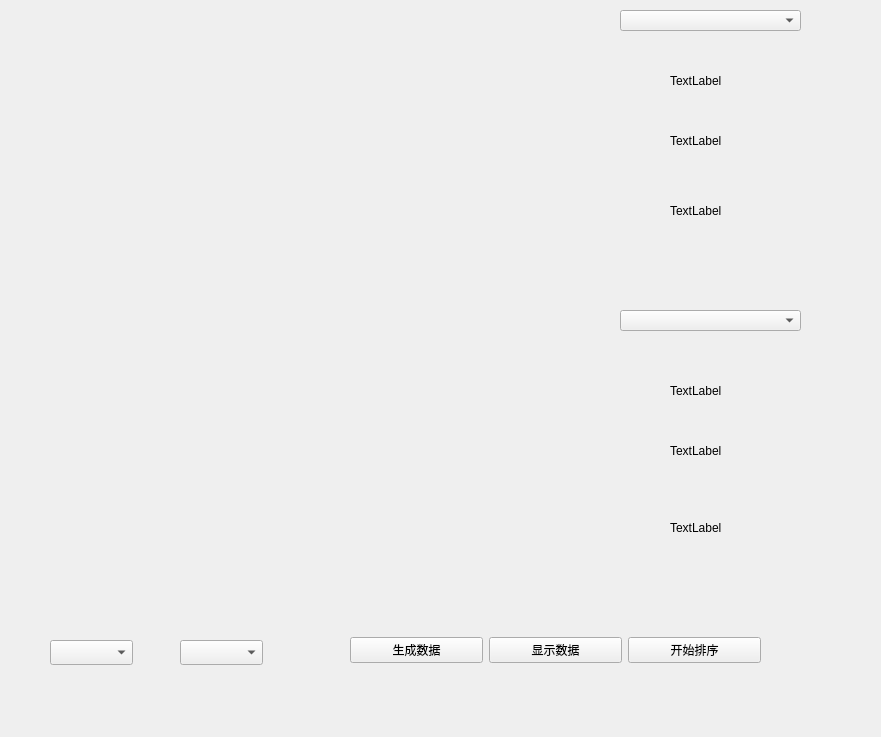
<?xml version="1.0" encoding="UTF-8"?>
<ui version="4.0">
 <class>Widget</class>
 <widget class="QWidget" name="Widget">
  <property name="geometry">
   <rect>
    <x>0</x>
    <y>0</y>
    <width>881</width>
    <height>737</height>
   </rect>
  </property>
  <property name="windowTitle">
   <string>Widget</string>
  </property>
  <widget class="QWidget" name="Hwidget_first" native="true">
   <property name="geometry">
    <rect>
     <x>10</x>
     <y>10</y>
     <width>571</width>
     <height>281</height>
    </rect>
   </property>
   <widget class="QWidget" name="horizontalLayoutWidget">
    <property name="geometry">
     <rect>
      <x>10</x>
      <y>0</y>
      <width>561</width>
      <height>281</height>
     </rect>
    </property>
    <layout class="QHBoxLayout" name="hLayout_first"/>
   </widget>
  </widget>
  <widget class="QWidget" name="Hwidget_second" native="true">
   <property name="geometry">
    <rect>
     <x>10</x>
     <y>310</y>
     <width>571</width>
     <height>281</height>
    </rect>
   </property>
   <widget class="QWidget" name="horizontalLayoutWidget_2">
    <property name="geometry">
     <rect>
      <x>10</x>
      <y>0</y>
      <width>561</width>
      <height>281</height>
     </rect>
    </property>
    <layout class="QHBoxLayout" name="hLayout_second"/>
   </widget>
  </widget>
  <widget class="QComboBox" name="cBox_num">
   <property name="geometry">
    <rect>
     <x>50</x>
     <y>640</y>
     <width>83</width>
     <height>25</height>
    </rect>
   </property>
  </widget>
  <widget class="QComboBox" name="cBox_secondAlgo">
   <property name="geometry">
    <rect>
     <x>620</x>
     <y>310</y>
     <width>181</width>
     <height>21</height>
    </rect>
   </property>
  </widget>
  <widget class="QComboBox" name="cBox_firstAlo">
   <property name="geometry">
    <rect>
     <x>620</x>
     <y>10</y>
     <width>181</width>
     <height>21</height>
    </rect>
   </property>
  </widget>
  <widget class="QWidget" name="widget_btnGroup" native="true">
   <property name="geometry">
    <rect>
     <x>350</x>
     <y>620</y>
     <width>411</width>
     <height>61</height>
    </rect>
   </property>
   <layout class="QHBoxLayout" name="horizontalLayout_3">
    <item>
     <widget class="QPushButton" name="btn_new">
      <property name="text">
       <string>生成数据</string>
      </property>
     </widget>
    </item>
    <item>
     <widget class="QPushButton" name="btn_showData">
      <property name="text">
       <string>显示数据</string>
      </property>
     </widget>
    </item>
    <item>
     <widget class="QPushButton" name="btn_sort">
      <property name="text">
       <string>开始排序</string>
      </property>
     </widget>
    </item>
   </layout>
  </widget>
  <widget class="QLabel" name="first_time">
   <property name="geometry">
    <rect>
     <x>670</x>
     <y>70</y>
     <width>111</width>
     <height>21</height>
    </rect>
   </property>
   <property name="text">
    <string>TextLabel</string>
   </property>
  </widget>
  <widget class="QLabel" name="first_swap">
   <property name="geometry">
    <rect>
     <x>670</x>
     <y>130</y>
     <width>111</width>
     <height>21</height>
    </rect>
   </property>
   <property name="text">
    <string>TextLabel</string>
   </property>
  </widget>
  <widget class="QLabel" name="first_cmp">
   <property name="geometry">
    <rect>
     <x>670</x>
     <y>200</y>
     <width>101</width>
     <height>21</height>
    </rect>
   </property>
   <property name="text">
    <string>TextLabel</string>
   </property>
  </widget>
  <widget class="QLabel" name="second_time">
   <property name="geometry">
    <rect>
     <x>670</x>
     <y>380</y>
     <width>121</width>
     <height>21</height>
    </rect>
   </property>
   <property name="text">
    <string>TextLabel</string>
   </property>
  </widget>
  <widget class="QLabel" name="second_swap">
   <property name="geometry">
    <rect>
     <x>670</x>
     <y>440</y>
     <width>121</width>
     <height>21</height>
    </rect>
   </property>
   <property name="text">
    <string>TextLabel</string>
   </property>
  </widget>
  <widget class="QLabel" name="second_cmp">
   <property name="geometry">
    <rect>
     <x>670</x>
     <y>520</y>
     <width>111</width>
     <height>16</height>
    </rect>
   </property>
   <property name="text">
    <string>TextLabel</string>
   </property>
  </widget>
  <widget class="QComboBox" name="cBox_sortSpeed">
   <property name="geometry">
    <rect>
     <x>180</x>
     <y>640</y>
     <width>83</width>
     <height>25</height>
    </rect>
   </property>
  </widget>
 </widget>
 <resources/>
 <connections/>
</ui>
